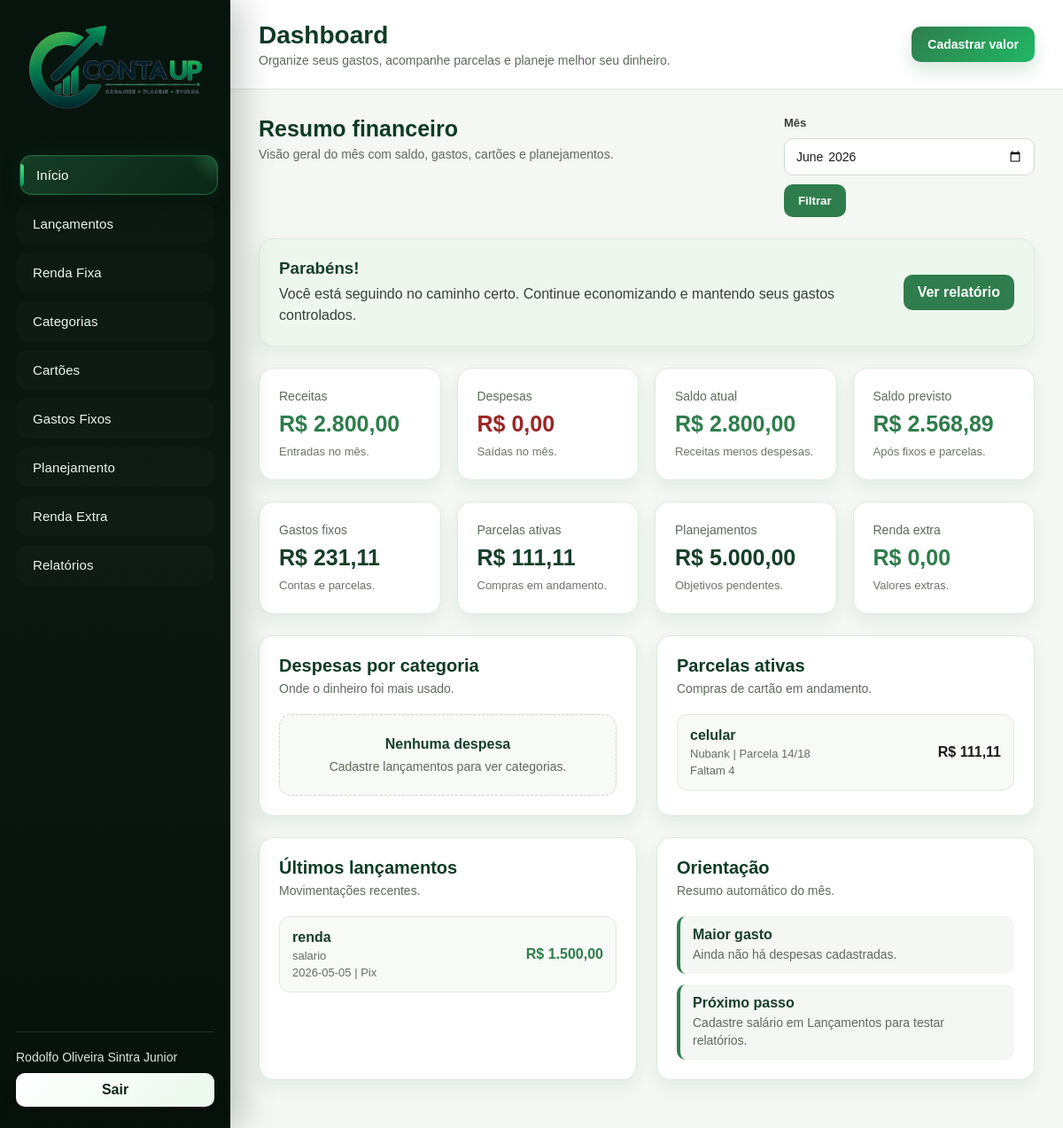
The app's page /dashboard (signed in) with its own data.
### tables this page shows
CREATE TABLE compras_cartao (
            id INTEGER PRIMARY KEY AUTOINCREMENT,
            usuario_id INTEGER NOT NULL,
            cartao_id INTEGER NOT NULL,
            descricao TEXT NOT NULL,
            valor_total REAL NOT NULL,
            data_compra TEXT NOT NULL,
            parcelas_total INTEGER NOT NULL,
            categoria_id INTEGER,
            subcategoria_id INTEGER,
            ativo INTEGER DEFAULT 1,
            FOREIGN KEY (usuario_id) REFERENCES usuarios(id) ON DELETE CASCADE,
            FOREIGN KEY (cartao_id) REFERENCES cartoes(id) ON DELETE CASCADE,
            FOREIGN KEY (categoria_id) REFERENCES categorias(id) ON DELETE SET NULL,
            FOREIGN KEY (subcategoria_id) REFERENCES subcategorias(id) ON DELETE SET NULL
        );

CREATE TABLE cartoes (
            id INTEGER PRIMARY KEY AUTOINCREMENT,
            usuario_id INTEGER NOT NULL,
            nome TEXT NOT NULL,
            banco TEXT,
            limite_total REAL DEFAULT 0,
            dia_fechamento INTEGER,
            dia_vencimento INTEGER,
            ativo INTEGER DEFAULT 1,
            FOREIGN KEY (usuario_id) REFERENCES usuarios(id) ON DELETE CASCADE
        );

CREATE TABLE lancamentos (
            id INTEGER PRIMARY KEY AUTOINCREMENT,
            usuario_id INTEGER NOT NULL,
            categoria_id INTEGER NOT NULL,
            subcategoria_id INTEGER,
            tipo TEXT NOT NULL CHECK(tipo IN ('receita', 'despesa')),
            descricao TEXT NOT NULL,
            valor REAL NOT NULL,
            data TEXT NOT NULL,
            forma_pagamento TEXT DEFAULT 'Não informado',
            parcelas INTEGER DEFAULT 1,
            ativo INTEGER DEFAULT 1,
            FOREIGN KEY (usuario_id) REFERENCES usuarios(id) ON DELETE CASCADE,
            FOREIGN KEY (categoria_id) REFERENCES categorias(id) ON DELETE CASCADE,
            FOREIGN KEY (subcategoria_id) REFERENCES subcategorias(id) ON DELETE SET NULL
        );

CREATE TABLE categorias (
            id INTEGER PRIMARY KEY AUTOINCREMENT,
            usuario_id INTEGER NOT NULL,
            nome TEXT NOT NULL,
            tipo TEXT NOT NULL CHECK(tipo IN ('receita', 'despesa')),
            usa_subcategorias INTEGER DEFAULT 0,
            ativo INTEGER DEFAULT 1,
            FOREIGN KEY (usuario_id) REFERENCES usuarios(id) ON DELETE CASCADE
        );

### rotas/dashboard.py (the view)
@dashboard_bp.route('/dashboard')
@login_obrigatorio
def dashboard():
    usuario_id = session.get('usuario_id')
    mes = request.args.get('mes', mes_atual())
    conexao = conectar()
    cursor = conexao.cursor()
    cursor.execute(
        '''
        SELECT COALESCE(SUM(valor), 0) AS total
        FROM lancamentos
        WHERE usuario_id = ?
        AND tipo = 'receita'
        AND ativo = 1
        AND substr(data, 1, 7) = ?
        ''',
        (usuario_id, mes)
    )
    total_receitas_lancamentos = cursor.fetchone()['total']
    cursor.execute(
        '''
        SELECT COALESCE(SUM(valor), 0) AS total
        FROM lancamentos
        WHERE usuario_id = ?
        AND tipo = 'despesa'
        AND ativo = 1
        AND substr(data, 1, 7) = ?
        ''',
        (usuario_id, mes)
    )
    total_despesas = cursor.fetchone()['total']
    cursor.execute(
        '''
        SELECT
            categorias.nome AS categoria,
            COALESCE(SUM(lancamentos.valor), 0) AS total
        FROM lancamentos
        JOIN categorias ON categorias.id = lancamentos.categoria_id
        WHERE lancamentos.usuario_id = ?
        AND lancamentos.tipo = 'despesa'
        AND lancamentos.ativo = 1
        AND substr(lancamentos.data, 1, 7) = ?
        GROUP BY categorias.nome
        ORDER BY total DESC
        LIMIT 1
        ''',
        (usuario_id, mes)
    )
    maior_categoria = cursor.fetchone()
    cursor.execute(
        '''
        SELECT
            categorias.nome AS categoria,
            COALESCE(SUM(lancamentos.valor), 0) AS total
        FROM lancamentos
        JOIN categorias ON categorias.id = lancamentos.categoria_id
        WHERE lancamentos.usuario_id = ?
        AND lancamentos.tipo = 'despesa'
        AND lancamentos.ativo = 1
        AND substr(lancamentos.data, 1, 7) = ?
        GROUP BY categorias.nome
        ORDER BY total DESC
        ''',
        (usuario_id, mes)
    )
    despesas_por_categoria = cursor.fetchall()
    cursor.execute(
        '''
        SELECT
            lancamentos.id,
            lancamentos.tipo,
            lancamentos.descricao,
            lancamentos.valor,
            lancamentos.data,
            lancamentos.forma_pagamento,
            categorias.nome AS categoria,
            subcategorias.nome AS subcategoria
        FROM lancamentos
        JOIN categorias ON categorias.id = lancamentos.categoria_id
        LEFT JOIN subcategorias ON subcategorias.id = lancamentos.subcategoria_id
        WHERE lancamentos.usuario_id = ?
        AND lancamentos.ativo = 1
        ORDER BY lancamentos.data DESC, lancamentos.id DESC
        LIMIT 5
        ''',
        (usuario_id,)
    )
    ultimos_lancamentos = cursor.fetchall()
    cursor.execute(
        '''
        SELECT
            compras_cartao.*,
            cartoes.nome AS cartao
        FROM compras_cartao
        JOIN cartoes ON cartoes.id = compras_cartao.cartao_id
        WHERE compras_cartao.usuario_id = ?
        AND compras_cartao.ativo = 1
        AND cartoes.ativo = 1
        ''',
        (usuario_id,)
    )
    compras_cartao = cursor.fetchall()
    total_parcelas_cartao = 0
    total_pendente_cartao = 0
    parcelas_ativas = []
    for compra in compras_cartao:
        dados = calcular_parcelamento(
            compra['data_compra'],
            compra['parcelas_total'],
            compra['valor_total']
        )
        if dados['status'] == 'Em andamento':
            total_parcelas_cartao += dados['valor_parcela']
            parcelas_ativas.append({
                'descricao': compra['descricao'],
                'cartao': compra['cartao'],
                'valor_parcela': dados['valor_parcela'],
                'parcela_atual': dados['parcela_atual'],
                'parcelas_total': compra['parcelas_total'],
                'parcelas_pendentes': dados['parcelas_pendentes']
            })
        total_pendente_cartao += dados['valor_pendente']
    cursor.execute(
        '''
        SELECT COALESCE(SUM(valor_estimado), 0) AS total
        FROM planejamentos
        WHERE usuario_id = ?
        AND ativo = 1
        AND realizado = 0
        ''',
        (usuario_id,)
    )
    total_planejado = cursor.fetchone()['total']
    cursor.execute(
        '''
        SELECT COALESCE(SUM(valor), 0) AS total
        FROM renda_extra
        WHERE usuario_id = ?
        AND ativo = 1
        ''',
        (usuario_id,)
    )
    total_renda_extra = cursor.fetchone()['total']
    conexao.close()
    rendas_fixas = listar_rendas_fixas(usuario_id)
    rendas_fixas_mes = preparar_rendas_fixas_mes(rendas_fixas, mes)
    total_renda_fixa = calcular_total_rendas_fixas(rendas_fixas)
    total_receitas = total_receitas_lancamentos + total_renda_fixa
    saldo = total_receitas - total_despesas
    gastos_fixos = listar_gastos_fixos(usuario_id)
    total_gastos_fixos = calcular_total_gastos_fixos(gastos_fixos, total_parcelas_cartao)
    situacao = analisar_situacao_financeira(saldo, total_gastos_fixos)
    saldo_previsto = saldo - total_gastos_fixos
    return render_template(
        'dashboard.html',
        mes=mes,
        total_receitas=total_receitas,
        total_receitas_lancamentos=total_receitas_lancamentos,
        total_renda_fixa=total_renda_fixa,
        rendas_fixas_mes=rendas_fixas_mes,
        total_despesas=total_despesas,
        saldo=saldo,
        saldo_previsto=saldo_previsto,
        maior_categoria=maior_categoria,
        despesas_por_categoria=despesas_por_categoria,
        ultimos_lancamentos=ultimos_lancamentos,
        gastos_fixos=gastos_fixos,
        total_gastos_fixos=total_gastos_fixos,
        total_parcelas_cartao=total_parcelas_cartao,
        total_pendente_cartao=total_pendente_cartao,
        parcelas_ativas=parcelas_ativas,
        total_planejado=total_planejado,
        total_renda_extra=total_renda_extra,
        situacao=situacao
    )

### templates/dashboard.html (shortened to what this page needs)
{% extends 'base.html' %}
{% block pagina %}Dashboard{% endblock %}
{% block conteudo %}
<section class='dashboard-header'><div><h2>Resumo financeiro</h2><p>Visão geral do mês com saldo, gastos, cartões e planejamentos.</p></div><form class='filtro-mes' method='GET' action='{{ url_for('dashboard.dashboard') }}'><label>Mês</label><input type='month' name='mes' value='{{ mes }}'><button type='submit'>Filtrar</button></form></section>
<section class='card dica-card situacao-{{ situacao.nivel }}'><div><h3>{{ situacao.titulo }}</h3><p>{{ situacao.mensagem }}</p></div><a href='{{ url_for('relatorios.relatorios') }}'>Ver relatório</a></section>
<section class='cards-grid'><article class='card resumo-card'><span>Receitas</span><strong class='valor receita'>{{ formatar_moeda(total_receitas) }}</strong><p>Entradas no mês.</p></article><article class='card resumo-card'><span>Despesas</span><strong class='valor despesa'>{{ formatar_moeda(total_despesas) }}</strong><p>Saídas no mês.</p></article><article class='card resumo-card'><span>Saldo atual</span><strong class='valor {% if saldo >= 0 %}receita{% else %}despesa{% endif %}'>{{ formatar_moeda(saldo) }}</strong><p>Receitas menos despesas.</p></article><article class='card resumo-card'><span>Saldo previsto</span><strong class='valor {% if saldo_previsto >= 0 %}receita{% else %}despesa{% endif %}'>{{ formatar_moeda(saldo_previsto) }}</strong><p>Após fixos e parcelas.</p></article></section>
<section class='cards-grid'><article class='card resumo-card'><span>Gastos fixos</span><strong>{{ formatar_moeda(total_gastos_fixos) }}</strong><p>Contas e parcelas.</p></article><article class='card resumo-card'><span>Parcelas ativas</span><strong>{{ formatar_moeda(total_parcelas_cartao) }}</strong><p>Compras em andamento.</p></article><article class='card resumo-card'><span>Planejamentos</span><strong>{{ formatar_moeda(total_planejado) }}</strong><p>Objetivos pendentes.</p></article><article class='card resumo-card'><span>Renda extra</span><strong class='valor receita'>{{ formatar_moeda(total_renda_extra) }}</strong><p>Valores extras.</p></article></section>
<section class='dashboard-grid'><article class='card'><div class='card-title'><h3>Despesas por categoria</h3><p>Onde o dinheiro foi mais usado.</p></div>{% if despesas_por_categoria %}<div class='lista-resumo'>{% for item in despesas_por_categoria %}<div class='linha-resumo'><div><strong>{{ item.categoria }}</strong><span>Despesa cadastrada</span></div><b>{{ formatar_moeda(item.total) }}</b></div>{% endfor %}</div>{% else %}<div class='empty-state'><strong>Nenhuma despesa</strong><p>Cadastre lançamentos para ver categorias.</p></div>{% endif %}</article><article class='card'><div class='card-title'><h3>Parcelas ativas</h3><p>Compras de cartão em andamento.</p></div>{% if parcelas_ativas %}<div class='lista-resumo'>{% for parcela in parcelas_ativas %}<div class='linha-resumo'><div><strong>{{ parcela.descricao }}</strong><span>{{ parcela.cartao }} | Parcela {{ parcela.parcela_atual }}/{{ parcela.parcelas_total }}</span><small>Faltam {{ parcela.parcelas_pendentes }}</small></div><b>{{ formatar_moeda(parcela.valor_parcela) }}</b></div>{% endfor %}</div>{% else %}<div class='empty-state'><strong>Nenhuma parcela ativa</strong><p>Compras parceladas aparecem aqui.</p></div>{% endif %}</article></section>
<section class='dashboard-grid'><article class='card'><div class='card-title'><h3>Últimos lançamentos</h3><p>Movimentações recentes.</p></div>{% if ultimos_lancamentos %}<div class='lista-resumo'>{% for item in ultimos_lancamentos %}<div class='linha-resumo'><div><strong>{{ item.descricao }}</strong><span>{{ item.categoria }}{% if item.subcategoria %} | {{ item.subcategoria }}{% endif %}</span><small>{{ item.data }} | {{ item.forma_pagamento }}</small></div><b class='valor-tabela {{ item.tipo }}'>{{ formatar_moeda(item.valor) }}</b></div>{% endfor %}</div>{% else %}<div class='empty-state'><strong>Nenhum lançamento</strong><p>Cadastre salário ou despesas.</p></div>{% endif %}</article><article class='card'><div class='card-title'><h3>Orientação</h3><p>Resumo automático do mês.</p></div><div class='lista-dicas'><div><strong>Maior gasto</strong>{% if maior_categoria %}<span>{{ maior_categoria.categoria }} com {{ formatar_moeda(maior_categoria.total) }}.</span>{% else %}<span>Ainda não há despesas cadastradas.</span>{% endif %}</div><div><strong>Próximo passo</strong><span>Cadastre salário em Lançamentos para testar relatórios.</span></div></div></article></section>
{% endblock %}

### records on screen
compras_cartao: descricao "celular", cartao "Nubank", parcela_atual "14", parcelas_total "18", parcelas_pendentes "4", valor_parcela "R$ 111,11"
lancamentos: descricao "renda", categoria "salario", data "2026-05-05", forma_pagamento "Pix", valor "R$ 1.500,00"

### other values on screen
{{ session.get('usuario_nome') }} "Rodolfo Oliveira Sintra Junior"
{{ situacao.titulo }} "Parabéns!"
{{ situacao.mensagem }} "Você está seguindo no caminho certo. Continue economizando e mantendo seus gastos controlados."
